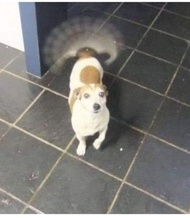
#> input picture Data/image-blur.jpeg, 190 x 218 px, shrunk from 780 x 894 before the run
$ jupyter execute Untitled.ipynb
#> lines starting #> are read from the running program, lines starting #| are printed output that depends on the picture
[cell 1]
import cv2
import numpy as np
from matplotlib import pyplot as plt
from skimage import color, restoration

# Image Blur

## Sharpening filter

[cell 2]
# Load gambar
img_ori_blur = cv2.imread("Data/image-blur.jpeg")
#> img_ori_blur is the input picture: shape (218, 190, 3); mean B, G, R 113.5, 116.3, 118.1
img_ori_blur = cv2.cvtColor(img_ori_blur, cv2.COLOR_BGR2RGB)

[cell 3]
# Kernel Sharpening
kernel = np.array([[0, -1, 0],
                   [-1, 5, -1],
                   [0, -1, 0]])
sharpened1 = cv2.filter2D(img_ori_blur, -1, kernel)

[cell 4]
plt.figure(figsize=(10,5))

plt.subplot(1, 2, 1)
plt.imshow(img_ori_blur)
plt.title("Before")
plt.axis("off")

# Gambar 2: After
plt.subplot(1, 2, 2)
plt.imshow(sharpened1)
plt.title("After")
plt.axis("off")

plt.show()

[cell 5]
# Kernel Sharpening
kernel = np.array([[-1, -1, -1],
                   [-1, 9, -1],
                   [-1, -1, -1]])
sharpened2 = cv2.filter2D(img_ori_blur, -1, kernel)
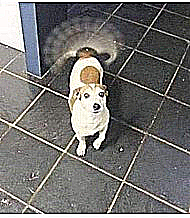
#> sharpened2: shape (218, 190, 3); mean R, G, B 114.1, 112.8, 110.8

[cell 6]
plt.figure(figsize=(10,5))

plt.subplot(1, 2, 1)
plt.imshow(img_ori_blur)
plt.title("Before")
plt.axis("off")

# Gambar 2: After
plt.subplot(1, 2, 2)
plt.imshow(sharpened2)
plt.title("After")
plt.axis("off")

plt.show()
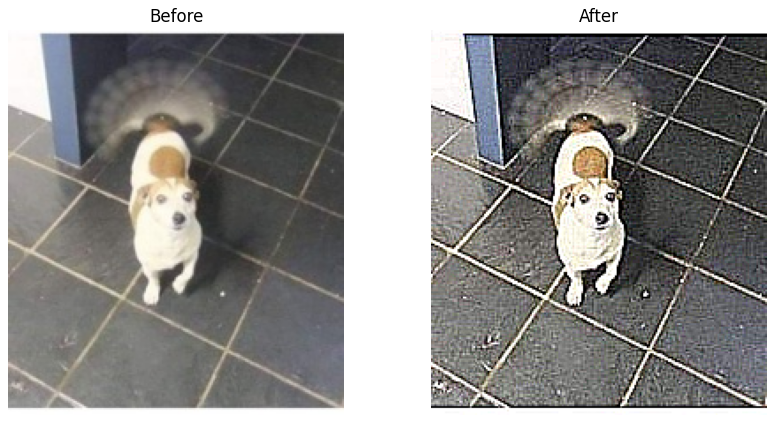
#> figure drawn by matplotlib, 2 panels

[cell 7]
print("============================= All Image ==========================================")
plt.figure(figsize=(10,5))

plt.subplot(1, 3, 1)
plt.imshow(img_ori_blur)
plt.title("Before")
plt.axis("off")

# Gambar 2: After
plt.subplot(1, 3, 2)
plt.imshow(sharpened1)
plt.title("sharpened1")
plt.axis("off")

# Gambar 2: After
plt.subplot(1, 3, 3)
plt.imshow(sharpened2)
plt.title("sharpened1")
plt.axis("off")
plt.show()

## Wiener Deconvolution

[cell 8]
from skimage.restoration import wiener

img = cv2.imread("Data/image-blur.jpeg", 0)
#> img: shape (218, 190); min 36, max 255, mean 116.5

# kernel blur (estimasi)
psf = np.ones((5, 5)) / 25

# Wiener deconvolution
deblur = restoration.wiener(img, psf, balance=0.1, clip=False)
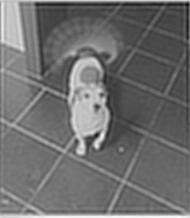
#> deblur: shape (218, 190) float64; min -59.63, max 345.4, mean 116.5; drawn with min black and max white

[cell 9]
plt.figure(figsize=(10,5))

plt.subplot(1,2,1)
plt.imshow(img, cmap="gray")
plt.title("Before (Blur)")
plt.axis("off")

plt.subplot(1,2,2)
plt.imshow(deblur, cmap="gray")
plt.title("After (Wiener Deconvolution)")
plt.axis("off")

plt.show()

# Low Contras white

## Histogram Equalization

[cell 10]
img = cv2.imread("Data/low-contras1.jpg", cv2.IMREAD_GRAYSCALE)
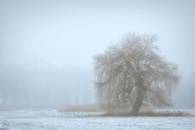
#> input picture Data/low-contras1.jpg, 195 x 130 px, shrunk from 800 x 533 before the run
#> img: shape (130, 195); min 108, max 240, mean 199.1

# Histogram Equalization
eq = cv2.equalizeHist(img)
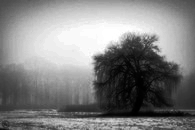
#> eq: shape (130, 195); min 0, max 255, mean 129.1

# CLAHE (lebih halus, cegah over-contrast)
clahe = cv2.createCLAHE(clipLimit=2.0, tileGridSize=(8,8))
clahe_img = clahe.apply(img)

[cell 11]
plt.figure(figsize=(12,4))
plt.subplot(1,3,1), plt.imshow(img, cmap="gray"), plt.title("Original"), plt.axis("off")
plt.subplot(1,3,2), plt.imshow(eq, cmap="gray"), plt.title("Equalized"), plt.axis("off")
plt.subplot(1,3,3), plt.imshow(clahe_img, cmap="gray"), plt.title("CLAHE"), plt.axis("off")
plt.show()
#> further down, img is the input picture: shape (130, 195, 3); mean B, G, R 213.3, 202, 188.1

## Gamma Correction

[cell 12]
def adjust_gamma(image, gamma=1.5):
#> called with gamma = 1.5
    invGamma = 1.0 / gamma
    table = np.array([((i / 255.0) ** invGamma) * 255
        for i in np.arange(0, 256)]).astype("uint8")
    return cv2.LUT(image, table)
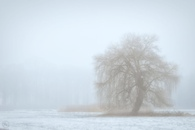
#> returned value: shape (130, 195, 3); mean of channels 0, 1, 2 225, 217.2, 207.2; drawn as B, G, R

[cell 13]
img = cv2.imread("Data/low-contras1.jpg")
gamma_img = adjust_gamma(img, gamma=1.5)

[cell 14]
plt.figure(figsize=(12,4))
plt.subplot(1,3,1), plt.imshow(img, cmap="gray"), plt.title("Original"), plt.axis("off")
plt.subplot(1,3,2), plt.imshow(gamma_img, cmap="gray"), plt.title("gamma"), plt.axis("off")
plt.show()
#> figure, not shown here; B, G, R data is drawn as R, G, B

## LAB Enhance Luminance

[cell 15]
lab = cv2.cvtColor(img, cv2.COLOR_BGR2LAB)
#> lab: shape (130, 195, 3); mean of channels 0, 1, 2 205.3, 125.7, 120.8
l, a, b = cv2.split(lab)
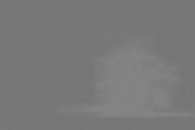
#> b: shape (130, 195); min 116, max 134, mean 120.8

clahe = cv2.createCLAHE(clipLimit=2.0, tileGridSize=(8,8))
cl = clahe.apply(l)

limg = cv2.merge((cl, a, b))
#> limg: shape (130, 195, 3); mean of channels 0, 1, 2 199, 125.7, 120.8
enhanced = cv2.cvtColor(limg, cv2.COLOR_LAB2BGR)

[cell 16]
plt.figure(figsize=(12,4))
plt.subplot(1, 2, 1), plt.imshow(img), plt.title("Original"), plt.axis("off")
plt.subplot(1, 2, 2), plt.imshow(enhanced), plt.title("Lab-Luminance"), plt.axis("off")
plt.show()
#> figure, not shown here; B, G, R data is drawn as R, G, B

# Low Contras Dark

## Histogram Equalization

[cell 17]
img = cv2.imread("Data/low-contras-dark.jpg", cv2.IMREAD_GRAYSCALE)
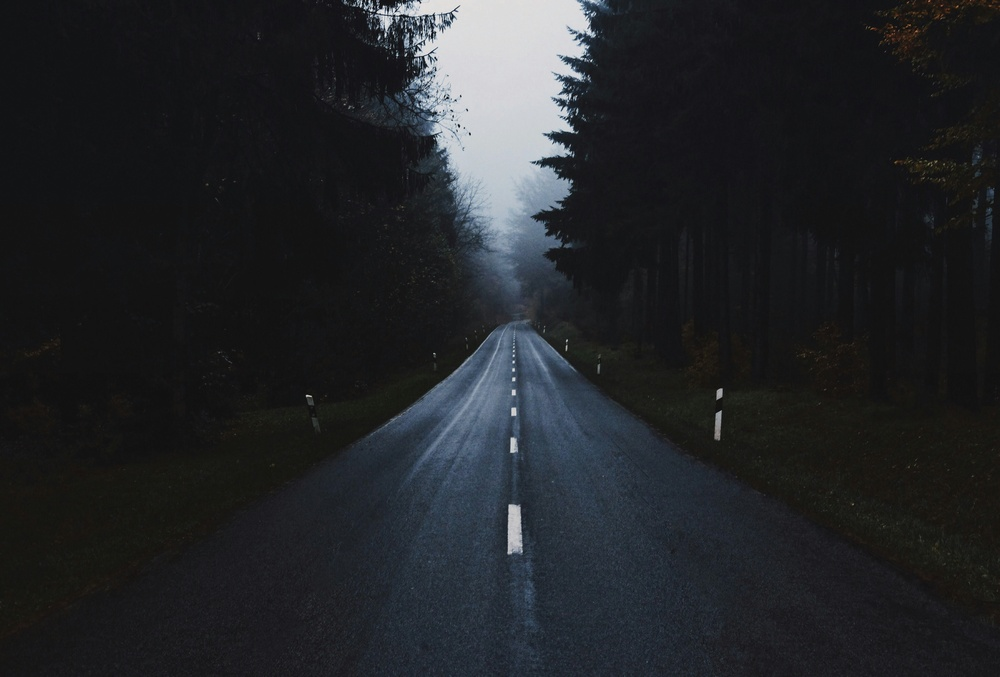
#> input picture Data/low-contras-dark.jpg, 1000 x 677 px, shrunk from 4095 x 2773 before the run
#> img: shape (677, 1000); min 0, max 253, mean 36.9

equ = cv2.equalizeHist(img)
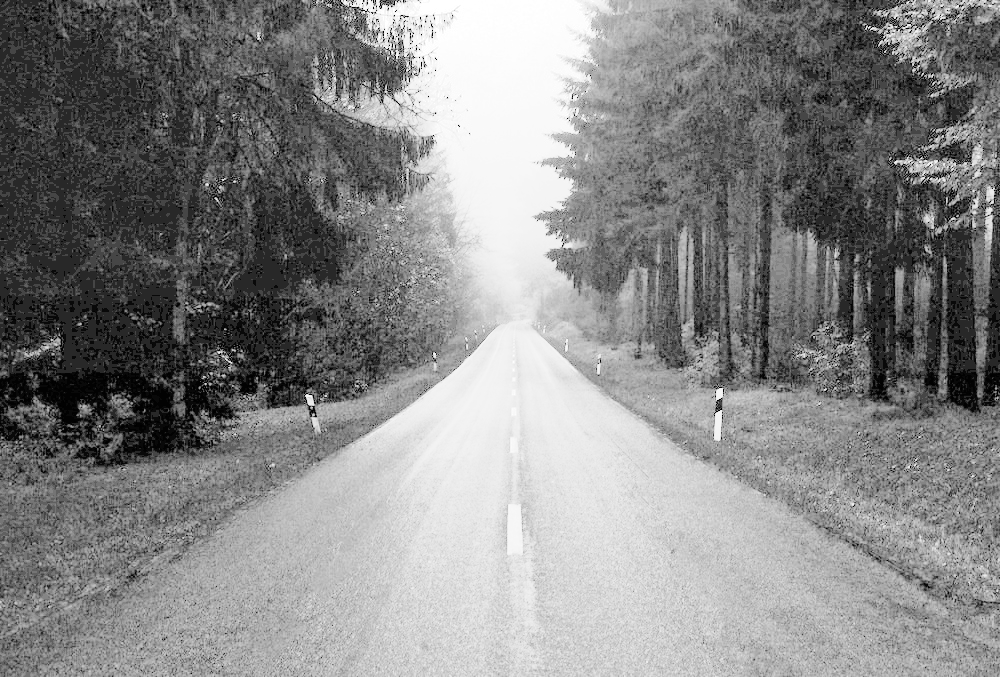
#> equ: shape (677, 1000); min 0, max 255, mean 134.9

plt.figure(figsize=(12,4))
plt.subplot(1,2,1), plt.title("Before (Dark)"), plt.imshow(img, cmap='gray')
plt.subplot(1,2,2), plt.title("After (Equalized)"), plt.imshow(equ, cmap='gray')
plt.show()

## CLAHE (Contrast Limited Adaptive Histogram Equalization)

[cell 18]
clahe = cv2.createCLAHE(clipLimit=2.0, tileGridSize=(8,8))
cl1 = clahe.apply(img)

plt.figure(figsize=(12,4))
plt.subplot(1,2,1), plt.title("Before (Dark)"), plt.imshow(img, cmap='gray')
plt.subplot(1,2,2), plt.title("After (CLAHE)"), plt.imshow(cl1, cmap='gray')
plt.show()

## Gamma Correction

[cell 19]
gamma = 0.5  # < 1 untuk cerah, > 1 untuk gelap
look_up_table = np.array([((i / 255.0) ** gamma) * 255 for i in range(256)]).astype("uint8")
bright = cv2.LUT(img, look_up_table)
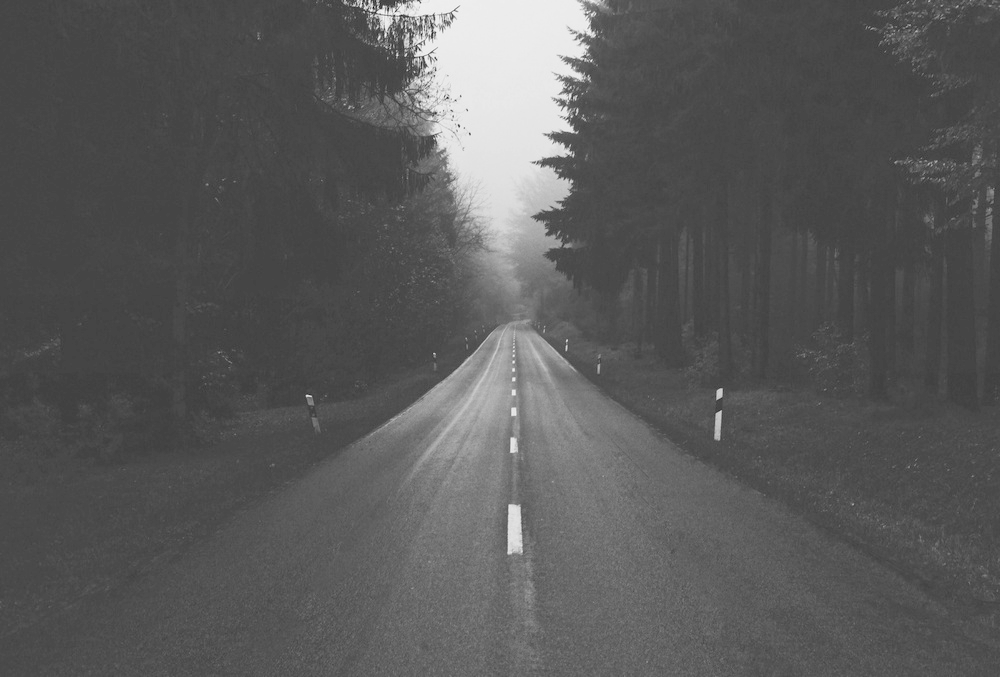
#> bright: shape (677, 1000); min 0, max 253, mean 89.8

plt.figure(figsize=(12,4))
plt.subplot(1,2,1), plt.title("Before (Dark)"), plt.imshow(img, cmap='gray')
plt.subplot(1,2,2), plt.title("After (Gamma Correction)"), plt.imshow(bright, cmap='gray')
plt.show()
